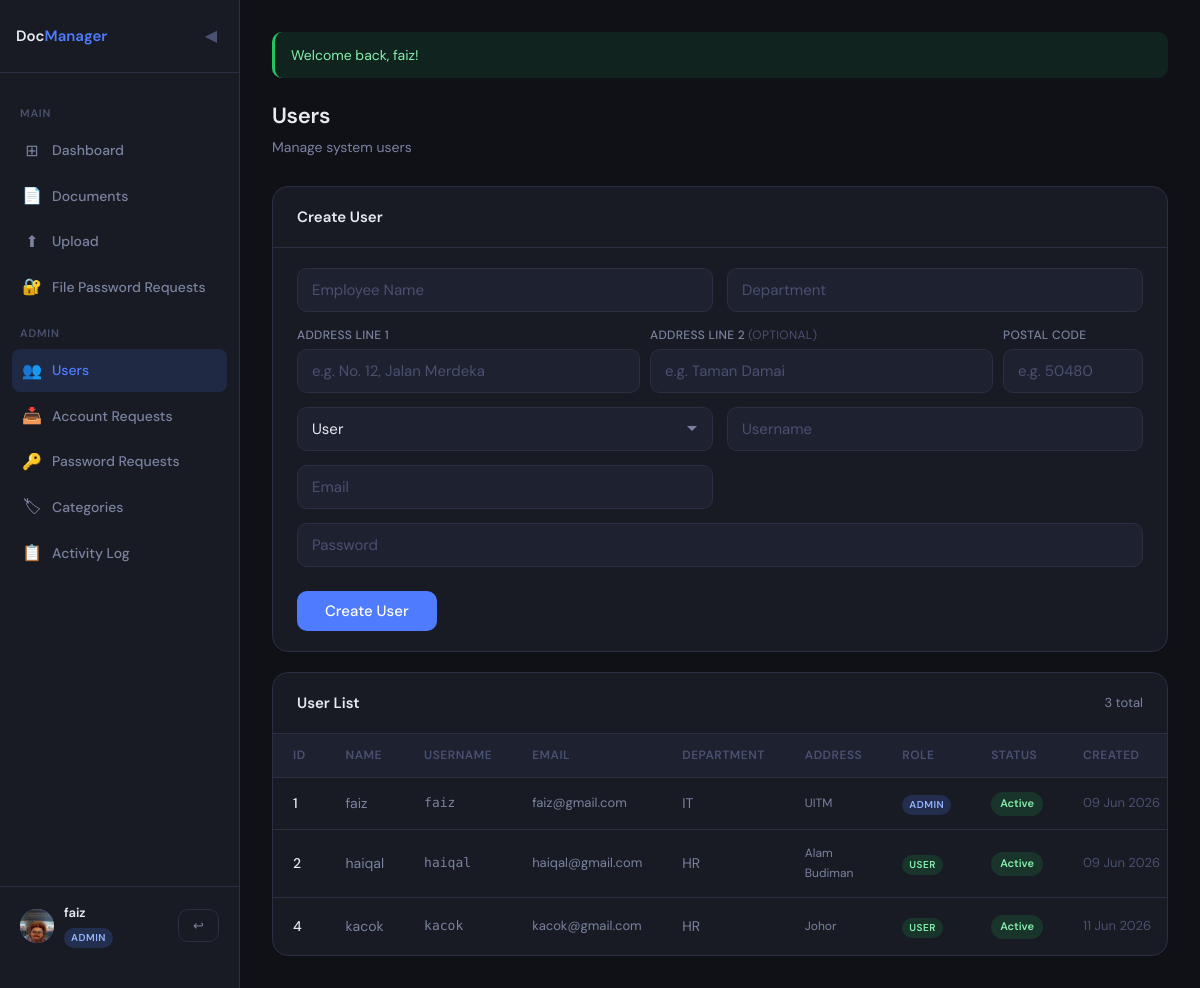
The app's page /index.php?page=users (signed in) with its own data.
### tables this page shows
CREATE TABLE `users` (
  `id` int(11) NOT NULL,
  `employee_id` int(11) NOT NULL,
  `username` varchar(100) NOT NULL,
  `email` varchar(255) NOT NULL,
  `password_hash` varchar(255) NOT NULL,
  `role` enum('admin','user') NOT NULL DEFAULT 'user',
  `is_active` tinyint(1) NOT NULL DEFAULT 1,
  `last_login` datetime DEFAULT NULL,
  `created_at` datetime NOT NULL DEFAULT current_timestamp()
);

CREATE TABLE `employee` (
  `id` int(11) NOT NULL,
  `name` varchar(100) NOT NULL,
  `address` varchar(255) NOT NULL,
  `department` varchar(100) NOT NULL,
  `image` varchar(255) NOT NULL
);

### config.php (called while the page is built, shortened)
<?php
function e(string $value): string {
    return htmlspecialchars($value, ENT_QUOTES | ENT_HTML5, 'UTF-8');
}

### pages/users.php (the view, shortened to what this page needs)
<?php
$db = getDB();
$users = $db->query("
    SELECT u.id, u.username, u.email, u.role, u.is_active, u.created_at,
           e.name, e.department, e.address
    FROM users u
    JOIN employee e ON u.employee_id = e.id
    ORDER BY e.name ASC
")->fetchAll();
?>
<div class="topbar">
    <div>
        <div class="page-title">Users</div>
        <div class="page-sub">Manage system users</div>
    </div>
</div>
<div class="card" style="margin-bottom:20px;">
    <div class="card-header">
        <div class="card-title">Create User</div>
    </div>
    <div style="padding:20px 24px;">
    <form method="POST">
      <div class="create-user-grid">
        <input class="form-control" type="text" name="name" placeholder="Employee Name" required>
        <input class="form-control" type="text" name="department" placeholder="Department" required>
        <div class="address-group">
          <div>
            <label class="form-label" style="font-size:12px;margin-bottom:4px;display:block;">Address Line 1</label>
            <input class="form-control" type="text" name="address1" placeholder="e.g. No. 12, Jalan Merdeka" required>
          </div>
          <div>
            <label class="form-label" style="font-size:12px;margin-bottom:4px;display:block;">Address Line 2 <span style="color:var(--text-dim);font-weight:400;">(optional)</span></label>
            <input class="form-control" type="text" name="address2" placeholder="e.g. Taman Damai">
          </div>
          <div class="postcode">
            <label class="form-label" style="font-size:12px;margin-bottom:4px;display:block;">Postal Code</label>
            <input class="form-control" type="text" name="postcode" placeholder="e.g. 50480" required maxlength="10">
          </div>
        </div>
        <select class="form-control" name="role">
          <option value="user">User</option>
        </select>
        <input class="form-control" type="text"     name="username" placeholder="Username" required>
        <input class="form-control" type="email"    name="email"    placeholder="Email"    required>
        <input class="form-control span-2" type="password" name="password" placeholder="Password" required>
      </div>
      <div style="margin-top:18px;">
        <button type="submit" class="btn btn-primary" style="width:auto;padding:10px 28px;">Create User</button>
      </div>
    </form>
    </div>
</div>
<div class="card">
  <div class="card-header">
    <div class="card-title">User List</div>
    <span style="font-size:13px;color:var(--text-muted);"><?= count($users) ?> total</span>
  </div>
  <div class="table-responsive">
  <table>
    <thead>
      <tr>
        <th>ID</th>
        <th>Name</th>
        <th>Username</th>
        <th>Email</th>
        <th>Department</th>
        <th>Address</th>
        <th>Role</th>
        <th>Status</th>
        <th>Created</th>
      </tr>
    </thead>
    <tbody>
    <?php foreach($users as $user):
        $addrParts = array_filter(array_map('trim', explode('|', $user['address'] ?? '')));
    ?>
    <tr>
      <td><?= $user['id'] ?></td>
      <td><?= e($user['name']) ?></td>
      <td style="font-family:var(--mono);font-size:13px;"><?= e($user['username']) ?></td>
      <td style="font-size:13px;color:var(--text-muted);"><?= e($user['email']) ?></td>
      <td><?= e($user['department']) ?></td>
      <td>
        <?php if (!empty($addrParts)): ?>
          <div class="addr-lines">
            <?php foreach($addrParts as $line): ?>
              <span><?= e($line) ?></span>
            <?php endforeach; ?>
          </div>
        <?php else: ?>
          <span style="color:var(--text-dim);">—</span>
        <?php endif; ?>
      </td>
      <td>
        <?php if($user['role'] === 'admin'): ?>
          <span class="role-badge role-admin">Admin</span>
        <?php else: ?>
          <span class="role-badge role-user">User</span>
        <?php endif; ?>
      </td>
      <td>
        <?php if($user['is_active']): ?>
          <span class="badge badge-active">Active</span>
        <?php else: ?>
          <span class="badge badge-archived">Inactive</span>
        <?php endif; ?>
      </td>
      <td style="font-size:13px;white-space:nowrap;color:var(--text-dim);">
        <?= date('d M Y', strtotime($user['created_at'])) ?>
      </td>
    </tr>
    <?php endforeach; ?>
    </tbody>
  </table>
  </div>
</div>

### index.php (style rules this page uses)
*, *::before, *::after { box-sizing: border-box; margin: 0; padding: 0; }
:root { --bg: #0f1117; --surface: #181b23; --surface2: #1e2130; --border: #2a2f42; --accent: #4f7cff; --accent-dim: #3a5fd9; --success: #22c55e; --danger: #f43f5e; --warning: #f59e0b; --text: #e8eaf0; --text-muted: #7b82a0; --text-dim: #4a5070; --font: 'DM Sans', sans-serif; --mono: 'DM Mono', monospace; --radius: 10px; --radius-lg: 16px; --shadow: 0 4px 24px rgba(0,0,0,.4); --sidebar-w: 240px; }
body { font-family: var(--font); background: var(--bg); color: var(--text); min-height: 100vh; font-size: 15px; line-height: 1.6; }
.form-label { display: block; font-size: 13px; font-weight: 500; color: var(--text-muted); margin-bottom: 7px; letter-spacing: .3px; text-transform: uppercase; }
.form-control { width: 100%; padding: 11px 14px; background: var(--surface2); border: 1px solid var(--border); border-radius: var(--radius); color: var(--text); font-family: var(--font); font-size: 15px; outline: none; transition: border-color .2s, box-shadow .2s; }
.form-control::placeholder { color: var(--text-dim); }
select.form-control { cursor: pointer; appearance: none; background-repeat: no-repeat; background-position: right 14px center; padding-right: 36px; }
select.form-control option { background: #1e2130; }
.btn { display: inline-flex; align-items: center; justify-content: center; gap: 8px; padding: 11px 20px; border-radius: var(--radius); font-family: var(--font); font-size: 15px; font-weight: 500; cursor: pointer; border: none; transition: all .2s; white-space: nowrap; }
.btn-primary { background: var(--accent); color: #fff; width: 100%; margin-top: 6px; }
.role-badge { display: inline-block; font-size: 10px; font-weight: 600; padding: 2px 7px; border-radius: 20px; text-transform: uppercase; letter-spacing: .5px; }
.role-admin { background: rgba(79,124,255,.2); color: #93b4ff; }
.role-user { background: rgba(34,197,94,.15); color: #86efac; }
.topbar { display: flex; align-items: flex-start; justify-content: space-between; gap: 12px; margin-bottom: 28px; flex-wrap: wrap; }
.page-title { font-size: 22px; font-weight: 600; letter-spacing: -.3px; }
.page-sub { color: var(--text-muted); font-size: 14px; margin-top: 2px; }
.card { background: var(--surface); border: 1px solid var(--border); border-radius: var(--radius-lg); overflow: hidden; }
.card-header { padding: 18px 24px; border-bottom: 1px solid var(--border); display: flex; align-items: center; justify-content: space-between; flex-wrap: wrap; gap: 10px; }
.card-title { font-size: 15px; font-weight: 600; }
.table-responsive { overflow-x: auto; -webkit-overflow-scrolling: touch; }
table { width: 100%; border-collapse: collapse; min-width: 500px; }
th { text-align: left; padding: 12px 20px; font-size: 12px; font-weight: 600; letter-spacing: .5px; text-transform: uppercase; color: var(--text-dim); background: var(--surface2); border-bottom: 1px solid var(--border); white-space: nowrap; }
td { padding: 13px 20px; font-size: 14px; border-bottom: 1px solid var(--border); color: var(--text-muted); }
td:first-child { color: var(--text); font-weight: 500; }
tr:last-child td { border-bottom: none; }
.badge { display: inline-block; font-size: 11px; font-weight: 600; padding: 3px 9px; border-radius: 20px; text-transform: capitalize; white-space: nowrap; }
.badge-active { background: rgba(34,197,94,.15); color: #86efac; }

### pages/users.php (style rules this page uses)
.create-user-grid { display: grid; grid-template-columns: 1fr 1fr; gap: 14px; }
.create-user-grid .span-2 { grid-column: span 2; }
.address-group { grid-column: span 2; display: grid; grid-template-columns: 1fr 1fr 140px; gap: 10px; }
.addr-lines { font-size: 12px; line-height: 1.7; color: var(--text-muted); }
.addr-lines span { display: block; }

### records on screen
users: id "1", employee.name "faiz", username "faiz", email "faiz@gmail.com", employee.department "IT", employee.address "UITM", role "ADMIN", is_active "Active", created_at "09 Jun 2026"
users: id "2", employee.name "haiqal", username "haiqal", email "haiqal@gmail.com", employee.department "HR", employee.address "Alam Budiman", role "USER", is_active "Active", created_at "09 Jun 2026"
users: id "4", employee.name "kacok", username "kacok", email "kacok@gmail.com", employee.department "HR", employee.address "Johor", role "USER", is_active "Active", created_at "11 Jun 2026"

### other values on screen
$authUser['employee_name'] "faiz"
$authUser['role'] "ADMIN"
$ok "Welcome back, faiz!"
count($users) "3"
